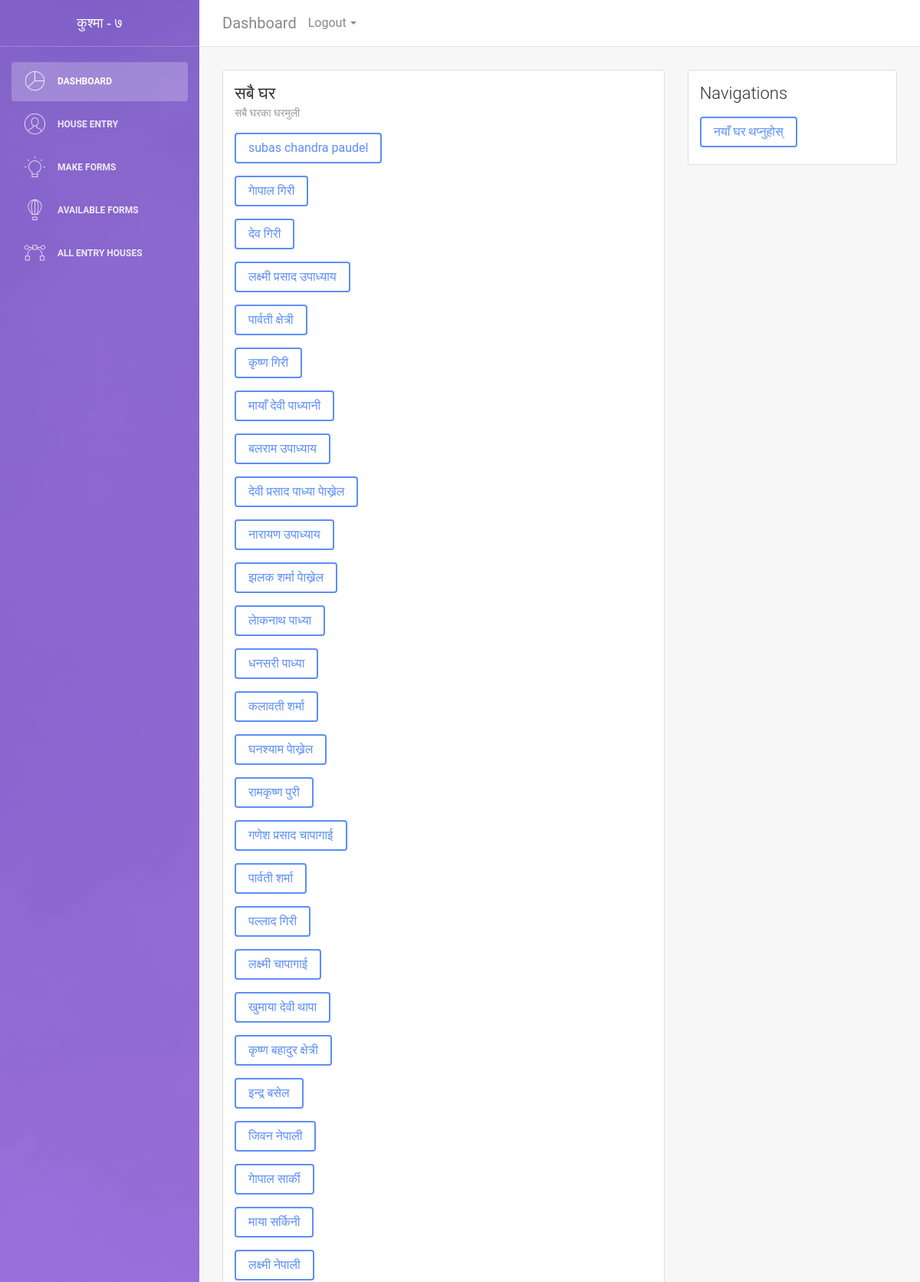
Screenshot of /forms/houses/ (signed in, upper part) with the database file from the repository.
### personal/submodels/family.py (models this page shows)
class House(models.Model):
    coordinates = models.ForeignKey(GeoCode, on_delete = models.CASCADE)
    owner = models.ForeignKey(Family, on_delete = models.CASCADE, blank=True, null=True)

class Family(models.Model):
    person_head = models.ForeignKey(Personal, on_delete = models.CASCADE)
    gened = models.CharField(max_length=50, blank=True, null=True)
    myhouse = models.ForeignKey(GeoCode, on_delete = models.CASCADE)
    def __str__(self):
        return self.person_head.full_name()

### personal/submodels/person.py (models this page shows, shortened)
class Personal(models.Model):
    fname = models.CharField('पहिलो नाम',max_length=100)
    mname = models.CharField('विचको नाम',max_length=50, blank=True, null=True)
    lname = models.CharField('अन्तिमको नाम',max_length=100)
    pub_date = models.DateTimeField('Date Published')
    gened = models.CharField('Generated Id', max_length=60, default="23", blank=True, null=True) #Generated IDS
    creator = models.CharField("Creator", max_length=40,default='', blank=True, null = True)
    male_female = (
    (1,'पुरुष । male'), (2,'महिला | Female'), (3, 'तेस्रो लिङ्गि'), (4, 'अन्य'),
    )
    gender = models.IntegerField('लिङ्ग | Gender', choices=male_female, default=1)
    def full_name(self):
        if self.mname:
            return self.fname + " " + self.mname + " " + self.lname
        else:
            return self.fname + " " + self.lname

### formentry/views.py (the view)
# urls.py: path('houses/', views.all_my_houses, name='all_my_houses'),
@login_required(login_url='users:login')
def all_my_houses(request):
    request.session['myurl'] = request.path
    Houses = House.objects.all()
    HouseList = House.objects.all()
    return render(request, 'entry_forms/houselist.html',{'houses':HouseList, 'request':request})

### formentry/templates/entry_forms/houselist.html (shortened to what this page needs)
{% extends 'entry_forms/user_forms.html' %}
{% block form-title %}
  <h4 class="card-title">सबै घर</h4>
  <p class="card-category">सबै घरका घरमुली</p>
{% endblock %}
{% block form-body %}
{% for member in houses %}
<p><a href="{% url 'formentry:family_list' geo=member.coordinates.id %}" class="btn btn-primary">{{member.owner}}</a></p>
{% endfor %}
{% endblock %}
{% block form-nav %}
<a href="{% url 'formentry:geo' id=0 %}" role="button" class="btn btn-primary">नयाँ घर थप्नुहोस् </a>
{% endblock %}

### rows the page displays
House: owner "subas chandra paudel"
House: owner "गाेपाल गिरी"
House: owner "देव गिरी"
House: owner "लक्ष्मी प्रसाद उपाध्याय"
House: owner "पार्वती क्षेत्री"
House: owner "कृष्ण गिरी"
House: owner "मायाँ देवी पाध्यानी"
House: owner "बलराम उपाध्याय"
House: owner "देवी प्रसाद पाध्या पाेख्रेल"
House: owner "नारायण उपाध्याय"
House: owner "झलक शर्मा पाेख्रेल"
House: owner "लाेकनाथ पाध्या"
House: owner "धनसरी पाध्या"
House: owner "कलावती शर्मा"
House: owner "घनश्याम पाेख्रेल"
House: owner "रामकृष्ण पुरी"
House: owner "गणेश प्रसाद चापागाई"
House: owner "पार्वती शर्मा"
House: owner "पल्लाद गिरी"
House: owner "लक्ष्मी चापागाई"
House: owner "खुमाया देवी थापा"
House: owner "कृष्ण बहादुर क्षेत्री"
House: owner "इन्द्र बसेल"
House: owner "जिवन नेपाली"
House: owner "गाेपाल सार्की"
House: owner "माया सर्किनी"
House: owner "लक्ष्मी नेपाली"
